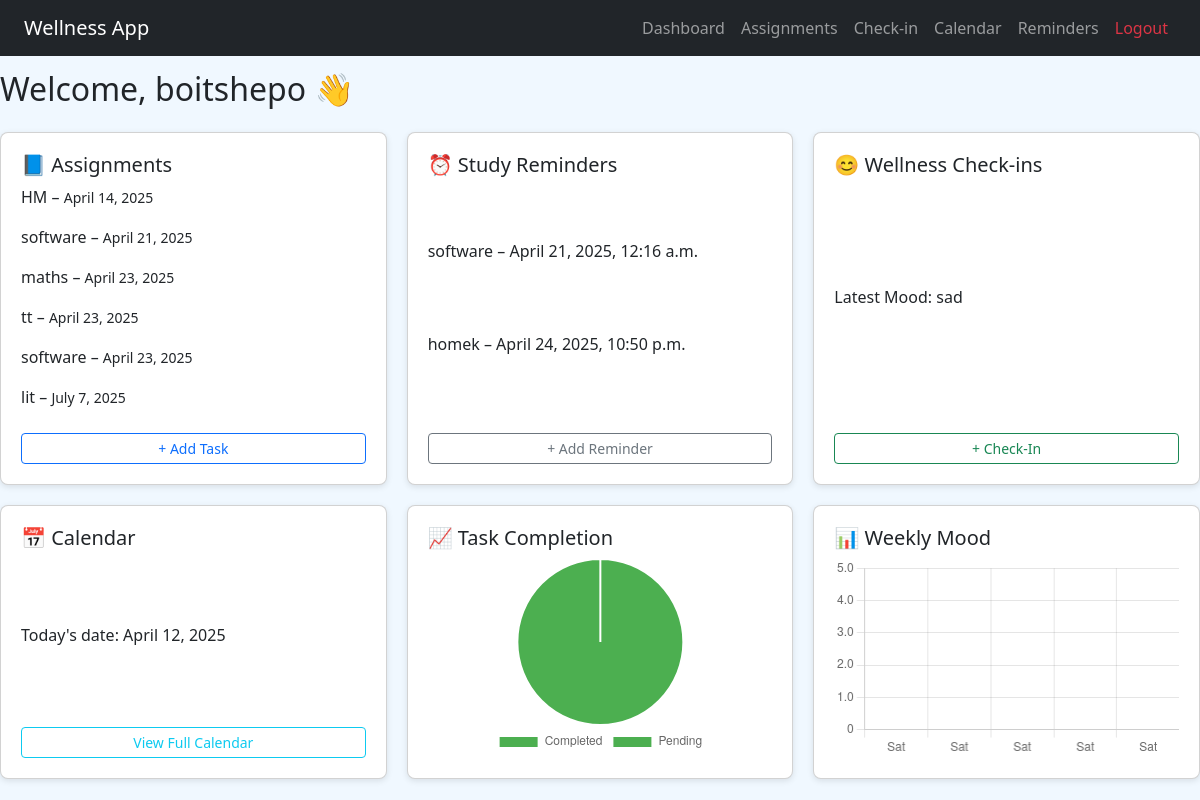
The app's page / (signed in) with its own data.
### core/models.py (models this page shows, shortened)
class Task(models.Model):
    user = models.ForeignKey(User, on_delete=models.CASCADE)
    title = models.CharField(max_length=200)
    due_date = models.DateField()
    priority = models.CharField(max_length=10, choices=[('Low', 'Low'), ('Medium', 'Medium'), ('High', 'High')])
    completed = models.BooleanField(default=False)
    created_at = models.DateTimeField(auto_now_add=True)

class StudyReminder(models.Model):
    user = models.ForeignKey(User, on_delete=models.CASCADE)
    title = models.CharField(max_length=100)
    reminder_time = models.DateTimeField()

class WellnessCheckin(models.Model):
    MOOD_CHOICES = [('sad', '😞 Sad'), ('neutral', '😐 Neutral'), ('happy', '😊 Happy')]
    WELLNESS_CHOICES = [('low', 'Low'), ('medium', 'Medium'), ('high', 'High')]
    user = models.ForeignKey(User, on_delete=models.CASCADE)
    date = models.DateField(auto_now_add=True)
    mood = models.CharField(max_length=10, choices=MOOD_CHOICES)
    wellness_level = models.CharField(max_length=10, choices=WELLNESS_CHOICES)
    journal_entry = models.TextField(blank=True)

### core/views.py (the view)
# urls.py: path('', dashboard, name='dashboard'),
@login_required
def dashboard(request):
    tasks = Task.objects.filter(user=request.user)
    completed_tasks = tasks.filter(completed=True).count()
    total_tasks = tasks.count()
    reminders = StudyReminder.objects.filter(user=request.user).order_by('reminder_time')
    checkins = WellnessCheckin.objects.filter(user=request.user).order_by('-date')[:7]
    wellness_labels = [checkin.date.strftime('%a') for checkin in reversed(checkins)]
    wellness_values = [checkin.mood for checkin in reversed(checkins)]
    latest_mood = checkins[0].mood if checkins else None
    today = timezone.now().date()
    upcoming_tasks = tasks.filter(due_date__gte=today).order_by('due_date')
    return render(request, 'core/dashboard.html', {
        'tasks': tasks,
        'completed_tasks': completed_tasks,
        'total_tasks': total_tasks,
        'reminders': reminders,
        'wellness_labels': wellness_labels,
        'wellness_values': wellness_values,
        'latest_mood': latest_mood,
        'upcoming_tasks': upcoming_tasks,
        'today': today,
    })

### core/templates/core/dashboard.html (shortened to what this page needs)
{% extends 'core/base.html' %}
{% block content %}
<h2 class="mb-4">Welcome, {{ user.first_name|default:user.username }} 👋</h2>
<div class="grid-container">
  <div class="card">
    <h5>📘 Assignments</h5>
    {% for task in upcoming_tasks %}
      <p>{{ task.title }} – <small>{{ task.due_date }}</small></p>
    {% empty %}
      <p>No tasks available.</p>
    {% endfor %}
    <a href="{% url 'create_task' %}" class="btn btn-outline-primary btn-sm mt-2">+ Add Task</a>
  </div>
  <div class="card">
    <h5>⏰ Study Reminders</h5>
    {% for reminder in reminders %}
      <p>{{ reminder.title }} – {{ reminder.reminder_time }}</p>
    {% empty %}
      <p>No reminders set.</p>
    {% endfor %}
    <a href="{% url 'add_reminder' %}" class="btn btn-outline-secondary btn-sm mt-2">+ Add Reminder</a>
  </div>
  <div class="card">
    <h5>😊 Wellness Check-ins</h5>
    <p>Latest Mood: {{ latest_mood|default:"Not checked in" }}</p>
    <a href="{% url 'checkin_wellness' %}" class="btn btn-outline-success btn-sm mt-2">+ Check-In</a>
  </div>
  <div class="card">
    <h5>📅 Calendar</h5>
    <p>Today's date: {{ today }}</p>
    <a href="{% url 'calendar' %}" class="btn btn-outline-info btn-sm">View Full Calendar</a>
  </div>
  <div class="card">
    <h5>📈 Task Completion</h5>
    <canvas id="taskChart" width="300" height="300"></canvas>
  </div>
  <div class="card">
    <h5>📊 Weekly Mood</h5>
    <canvas id="moodChart" width="300" height="300"></canvas>
  </div>
</div>
<script>
  // Task Completion Pie Chart
  const taskCtx = document.getElementById('taskChart').getContext('2d');
  new Chart(taskCtx, {
    type: 'pie',
    data: {
      labels: ['Completed', 'Pending'],
      datasets: [{
        label: 'Tasks',
        data: [{{ completed_tasks }}, {{ total_tasks|add:"-completed_tasks" }}],
        backgroundColor: ['#4caf50', '#ff5252']  // ✅ Green for done, red for pending
      }]
    },
    options: {
      responsive: true,
      plugins: {
        legend: {
          position: 'bottom'
        }
      }
    }
  });
  // Weekly Mood Bar Chart
  const moodCtx = document.getElementById('moodChart').getContext('2d');
  new Chart(moodCtx, {
    type: 'bar',
    data: {
      labels: {{ wellness_labels|safe }},
      datasets: [{
        label: 'Mood Trend',
        data: {{ wellness_values|safe }},
        backgroundColor: '#2196f3'
      }]
    },
    options: {
      responsive: true,
      scales: {
        y: {
          beginAtZero: true,
          max: 5
        }
      },
      plugins: {
        legend: {
          display: false
        }
      }
    }
  });
</script>
{% endblock %}

### core/templates/core/base.html (shortened to what this page needs)
{% load static %}
<!DOCTYPE html>
<html lang="en">
<head>
    <link rel="stylesheet" href="{% static 'core/css/style.css' %}">
    <link rel="stylesheet" href="https://cdn.jsdelivr.net/npm/bootstrap@5.3.0/dist/css/bootstrap.min.css">
    <link rel="stylesheet" href="{% static 'core/style.css' %}">
</head>
<body>
    <nav class="navbar navbar-expand-lg navbar-dark bg-dark fixed-top">
        <div class="container-fluid px-4">
          <a class="navbar-brand" href="{% url 'dashboard' %}">Wellness App</a>
          <div class="navbar-nav">
              <a class="nav-link" href="{% url 'dashboard' %}">Dashboard</a>
              <a class="nav-link" href="{% url 'create_task' %}">Assignments</a>
              <a class="nav-link" href="{% url 'checkin_wellness' %}">Check-in</a>
              <a class="nav-link" href="{% url 'calendar' %}">Calendar</a>
              <a class="nav-link" href="{% url 'add_reminder' %}">Reminders</a>
              <a class="nav-link text-danger" href="{% url 'logout' %}">Logout</a>
          </div>
        </div>
      </nav>
      <div style="margin-top: 70px;">
          {% block content %}{% endblock %}
      </div>
</body>
</html>

### core/static/core/css/style.css (style rules this page uses)
body { margin: 0; font-family: 'Segoe UI', sans-serif; background: #f0f8ff; }
.navbar { background-color: #3f51b5; position: fixed; top: 0; width: 100%; z-index: 1000; }
.grid-container { display: grid; grid-template-columns: repeat(auto-fit, minmax(320px, 1fr)); gap: 20px; align-items: stretch; }
.card { background: #ffffff; border-radius: 8px; padding: 20px; box-shadow: 0 2px 6px rgba(0, 0, 0, 0.1); height: 100%; display: flex; flex-direction: column; justify-content: space-between; }
canvas { width: 100% !important; max-height: 200px !important; height: auto; }

### records on screen
Task: title "HM", due_date "April 14, 2025"
Task: title "software", due_date "April 21, 2025"
Task: title "maths", due_date "April 23, 2025"
Task: title "tt", due_date "April 23, 2025"
Task: title "software", due_date "April 23, 2025"
Task: title "lit", due_date "July 7, 2025"
StudyReminder: title "software", reminder_time "April 21, 2025, 12:16 a.m."
StudyReminder: title "homek", reminder_time "April 24, 2025, 10:50 p.m."
WellnessCheckin: mood "sad"

### other values on screen
{{ user.first_name|default:user.username }} "boitshepo"
